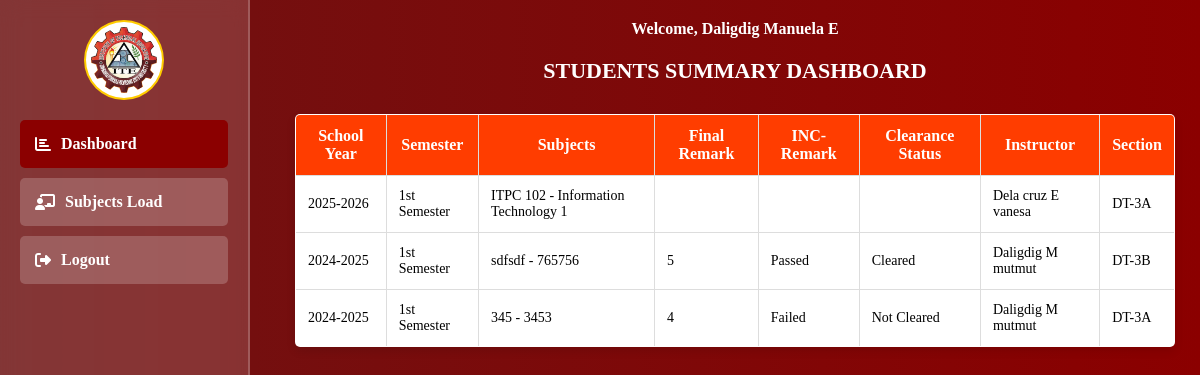
Before: /student (signed in) with the older database file.
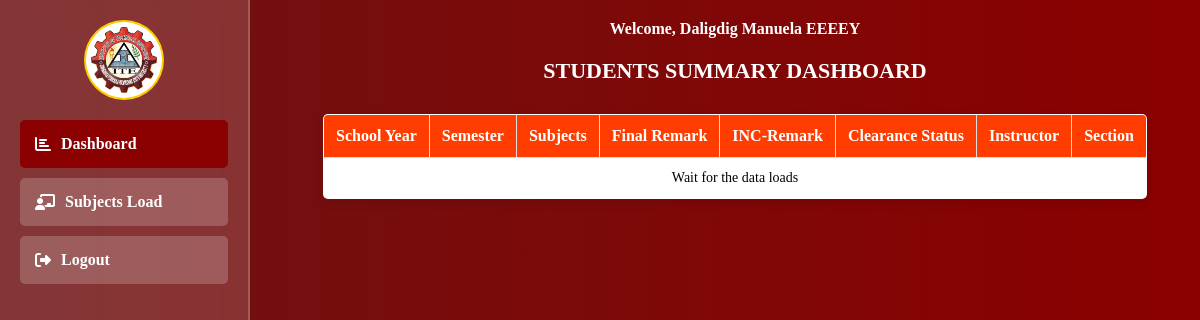
After: the same page with the newer database file.
### tables this page shows
CREATE TABLE `student_subjects` (
  `id` int(11) NOT NULL,
  `subject_id` int(11) DEFAULT NULL,
  `midterm` varchar(50) NOT NULL,
  `finalterm` varchar(50) NOT NULL,
  `remark` varchar(50) NOT NULL,
  `clearance` varchar(100) NOT NULL,
  `grade_id` int(11) DEFAULT NULL,
  `teacher_id` int(11) DEFAULT NULL,
  `semester_id` int(11) DEFAULT NULL,
  `student_id` int(11) DEFAULT NULL
);

CREATE TABLE `school_year` (
  `id` int(11) NOT NULL,
  `school_year` varchar(100) NOT NULL,
  `create_at` timestamp NOT NULL DEFAULT current_timestamp()
);

CREATE TABLE `semesters` (
  `id` int(11) NOT NULL,
  `semester` varchar(100) NOT NULL
);

CREATE TABLE `subject_year` (
  `id` int(11) NOT NULL,
  `name` varchar(100) NOT NULL,
  `code` varchar(100) NOT NULL,
  `created_at` datetime NOT NULL DEFAULT current_timestamp(),
  `program_id` int(11) DEFAULT NULL,
  `semester_id` int(11) DEFAULT NULL,
  `year_id` int(11) DEFAULT NULL,
  `teacher_id` int(11) DEFAULT NULL,
  `section_id` int(11) DEFAULT NULL
);

CREATE TABLE `sections` (
  `id` int(11) NOT NULL,
  `section_name` varchar(50) NOT NULL,
  `created_at` datetime NOT NULL DEFAULT current_timestamp(),
  `admin_id` int(11) DEFAULT NULL,
  `teacher_id` int(11) DEFAULT NULL,
  `student_id` int(11) DEFAULT NULL
);

### student/student_function.php (called while the page is built, shortened)
<?php
include "../db_connect.php";
function GetSchoolYearById($school_year)
{
    global $pdo;
    try {
        $stmt = $pdo->prepare("
        SELECT s.school_year FROM subject_year sy
        INNER JOIN school_year s ON sy.year_id = s.id
        WHERE year_id = ?
        ");
        $stmt->execute([$school_year]);
        return $stmt->fetch();
    } catch (PDOException $e) {
        return [];
    }
}
function getStudentName($id)
{
    global $pdo;
    try {
        $stmt = $pdo->prepare("SELECT
        CONCAT(lname, ' ', fname, ' ', mname) AS full_name
     FROM students WHERE id = ?");
        $stmt->execute([$id]);
        return $stmt->fetch(PDO::FETCH_ASSOC);
    } catch (PDOException $e) {
        error_log("Database Error: " . $e->getMessage());
        return [];
    }
}
function GetSemesterById($semester_id)
{
    global $pdo;
    try {
        $stmt = $pdo->prepare("
        SELECT s.semester FROM subject_year sy
        INNER JOIN semesters s ON sy.semester_id = s.id
        WHERE semester_id = ?
        ");
        $stmt->execute([$semester_id]);
        return $stmt->fetch();
    } catch (PDOException $e) {
        return [];
    }
}
function GetSectionById($section_id)
{
    global $pdo;
    try {
        $stmt = $pdo->prepare("
        SELECT s.section_name FROM subject_year sy
        INNER JOIN sections s ON sy.section_id = s.id
        WHERE section_id = ?
        ");
        $stmt->execute([$section_id]);
        return $stmt->fetch();
    } catch (PDOException $e) {
        return [];
    }
}
function GetInstructorById($instructor_id)
{
    global $pdo;
    try {
        $stmt = $pdo->prepare("
        SELECT
        CONCAT(s.lname, ' ', s.mname, ' ', s.fname) AS instructor_name
        FROM subject_year sy
        INNER JOIN teachers s ON sy.teacher_id = s.id
        WHERE teacher_id = ?
        ");
        $stmt->execute([$instructor_id]);
        return $stmt->fetch();
    } catch (PDOException $e) {
        return [];
    }
}
function getYearSubjectStudent2($student_id)
{
    global $pdo;
    try {
        $stmt = $pdo->prepare("
           SELECT ss.id, ss.clearance, ss.remark, ss.finalterm,
           sy.id AS subject_id, sy.name, sy.code, sy.semester_id, sy.section_id, sy.year_id, sy.teacher_id,
           s.id AS student_id, CONCAT(s.lname, ' ', s.mname, ' ', s.fname) AS student_complete_name
           FROM student_subjects ss
           INNER JOIN subject_year sy ON ss.subject_id = sy.id
           INNER JOIN students s ON ss.student_id = s.id
           WHERE ss.student_id = ?
        ");
        $stmt->execute([$student_id]);
        return $stmt->fetchAll(PDO::FETCH_ASSOC);
    } catch (PDOException $e) {
        error_log("Database Error: " . $e->getMessage());
        return [];
    }
}

### student/index.php (the view, shortened to what this page needs)
<?php
include "../db_connect.php";
include "./student_function.php";
?>
<head>
    <link rel="stylesheet" href="https://cdnjs.cloudflare.com/ajax/libs/font-awesome/6.2.0/css/all.css">
    <?php include "./sidebar.php" ?>
    <div class="sidebar">
        <div class="profile-info">
            <img src="../images/ITE.png" alt="Profile Icon" class="profile-icon">
        </div>
        <div class="sidebar-item" style="background-color: red;">
            <a href="./index.php"><i class="fas fa-chart-bar"></i> Dashboard</a>
        </div>
        <div class="sidebar-item">
            <a href="./subject_load.php"><i class="fas fa-chalkboard-teacher"></i> Subjects Load </a>
        </div>
        <div class="sidebar-item">
            <a href="./logout.php"><i class="fas fa-sign-out-alt"></i> Logout</a>
        </div>
    </div>
    <div class="content">
        <h4>Welcome, <?php $section = getStudentName($student_id) ?>
            <td><?php echo $section['full_name']; ?></td>
        </h4>
        <div class="dashboard-container">
            <div class="right-content">
                <h2>Students Summary Dashboard</h2>
                <div class="dashboard-container">
                    <div class="right-content">
                        <table border="1" cellpadding="10" cellspacing="2px">
                            <thead>
                                <tr>
                                    <th>School Year</th>
                                    <th>Semester</th>
                                    <th>Subjects</th>
                                    <th>Final Remark</th>
                                    <th>INC-Remark</th>
                                    <th>Clearance Status</th>
                                    <th>Instructor</th>
                                    <th>Section</th>
                                </tr>
                            </thead>
                            <tbody>
                            <tbody align="left">
                                <?php
                                $subjects = getYearSubjectStudent2($student_id);
                                if (!empty($subjects)) {
                                    foreach ($subjects as $subject) {
                                        ?>
                                        <tr>
                                            <?php $section = GetSchoolYearById($subject['year_id']) ?>
                                            <td><?php echo $section['school_year']; ?></td>
                                            <?php $section = GetSemesterById($subject['semester_id']) ?>
                                            <td><?php echo $section['semester']; ?></td>
                                            <td><?php echo $subject['code'] . " - " . $subject['name']; ?></td>
                                            <td><?php echo $subject['finalterm']; ?></td>
                                            <td><?php echo $subject['remark']; ?></td>
                                            <td><?php echo $subject['clearance']; ?></td>
                                            <?php $section = GetInstructorById($subject['teacher_id']) ?>
                                            <td><?php echo $section['instructor_name']; ?></td>
                                            <?php $section = GetSectionById($subject['section_id']) ?>
                                            <td><?php echo $section['section_name']; ?></td>
                                        </tr>
                                        <?php
                                    }
                                } else {
                                    echo '<tr align="center">
                                            <td colspan="8">Wait for the data loads</td>
                                            </tr>';
                                }
                                ?>
                            </tbody>
                            </tbody>
                        </table>
                    </div>
                </div>
            </div>
        </div>
    </div>

### student/sidebar.php (shortened to what this page needs)
<?php
$student_id = $_SESSION["student_id"];
?>
<link rel="stylesheet" href="https://cdnjs.cloudflare.com/ajax/libs/font-awesome/6.4.2/css/all.min.css">

### student/index.php (style rules this page uses)
* { margin: 0; padding: 0; box-sizing: border-box; font-family: 'Georgia', serif; }
.sidebar { width: 250px; height: 100vh; background: rgba(255, 255, 255, 0.15); backdrop-filter: blur(10px); padding: 20px; position: fixed; left: 0; top: 0; overflow-y: auto; border-right: 2px solid rgba(255, 255, 255, 0.2); }
.sidebar .profile-info { text-align: center; margin-bottom: 20px; }
h4 { color: white; }
.sidebar .profile-icon { width: 80px; border-radius: 50%; background: white; padding: 5px; border: 2px solid #ffcc00; }
.sidebar-item { padding: 15px; margin: 10px 0; background: rgba(255, 255, 255, 0.2); border-radius: 5px; transition: 0.3s; font-size: 16px; }
.sidebar-item a { color: #FFFFFF; text-decoration: none; display: flex; align-items: center; font-weight: bold; }
.sidebar-item a i { margin-right: 10px; }
.content { margin-left: 275px; padding: 20px; width: calc(100% - 280px); display: flex; flex-direction: column; align-items: center; }
table { width: 100%; max-width: 1000px; border-collapse: collapse; margin-top: 30px; text-align: center; background: white; border-radius: 5px; overflow: hidden; box-shadow: 0px 4px 10px rgba(0, 0, 0, 0.1); }
th, td { border: 1px solid #ddd; padding: 12px; font-size: 14px; }
th { background-color: #ff3d00; color: white; font-size: 16px; font-weight: bold; }
h2 { margin-top: 20px; text-align: center; color: white; font-size: 22px; font-weight: bold; text-transform: uppercase; }
.sidebar-item a { font-size: 16px; }

Changed rows visible on the page:
removed student_subjects: school_year.school_year "2025-2026", semesters.semester "1st Semester", subject.code "ITPC 102", subject.name "Information Technology 1", instructor_name "Dela cruz E vanesa", sections.section_name "DT-3A"
removed student_subjects: school_year.school_year "2024-2025", semesters.semester "1st Semester", subject.code "sdfsdf", subject.name "765756", finalterm "5", remark "Passed", clearance "Cleared", instructor_name "Daligdig M mutmut", sections.section_name "DT-3B"
removed student_subjects: school_year.school_year "2024-2025", semesters.semester "1st Semester", subject.code "345", subject.name "3453", finalterm "4", remark "Failed", clearance "Not Cleared", instructor_name "Daligdig M mutmut", sections.section_name "DT-3A"
Other visible differences:
$section['full_name']: "Daligdig Manuela E" → "Daligdig Manuela EEEEY"
text now shown: "Wait for the data loads"
